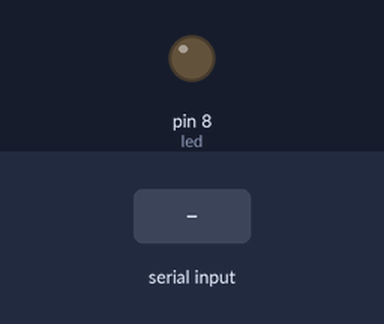
Simulated run of this sketch. Board: Arduino Uno, built with avr-gcc and run on an emulated ATmega328P. Shown: output pins drawn as LEDs (lit = HIGH). The test bench sets the inputs (shaded band). What the sketch prints to the serial monitor is not drawn.

Above: at 1.2 s.
1.3 s: "1" received over Serial
At 2.0 s:
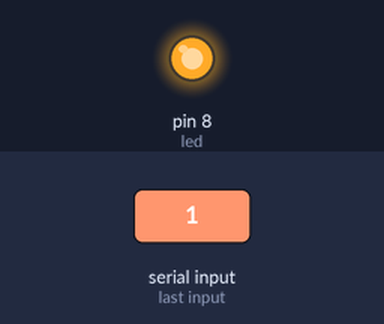
2.8 s: "0" received over Serial
At 3.1 s:
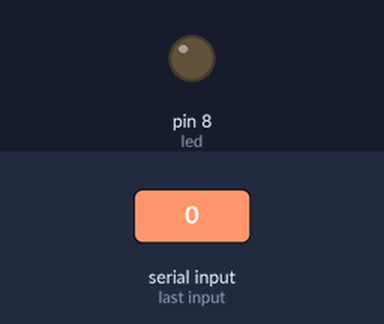
Timing chart, 0 to 5.8 s (numbered marks = the images above; inputs shaded):
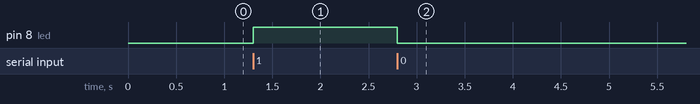

Measured:
- after the input at 1.3 s, pin 8 (led): LOW → HIGH at once
- after the input at 2.8 s, pin 8 (led): HIGH → LOW at once

The sketch:

serial.ino
```cpp
int data,led=8;
void setup()
{
  Serial.begin(9600); //initialize serial COM at 9600 baudrate
  pinMode(led, OUTPUT); //make the LED pin (8) as output
  digitalWrite (led, LOW);
  Serial.println("Hi!, I am Arduino");
}

void loop()
{
  while (Serial.available())
  {
  data = Serial.read();
  }
  if (data == '1')
    digitalWrite (led, HIGH);
  else if (data == '0')
    digitalWrite (led, LOW);
}
```
